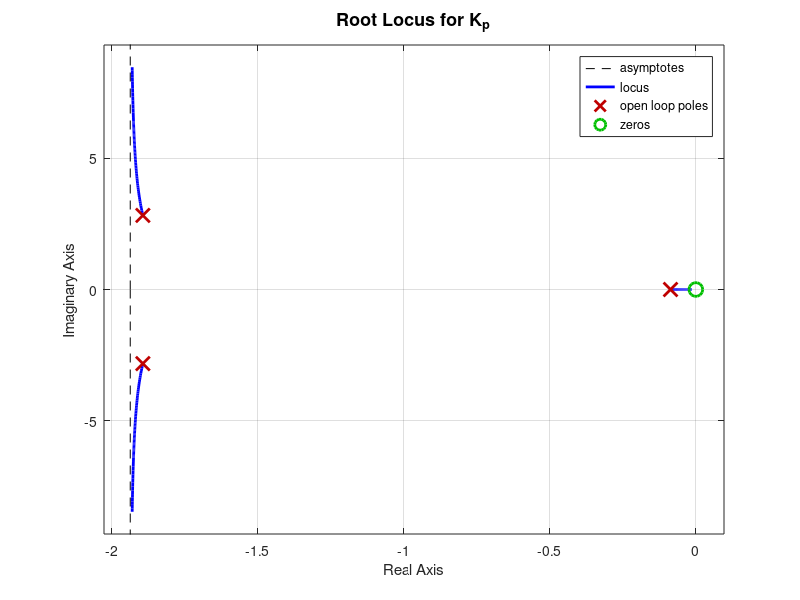
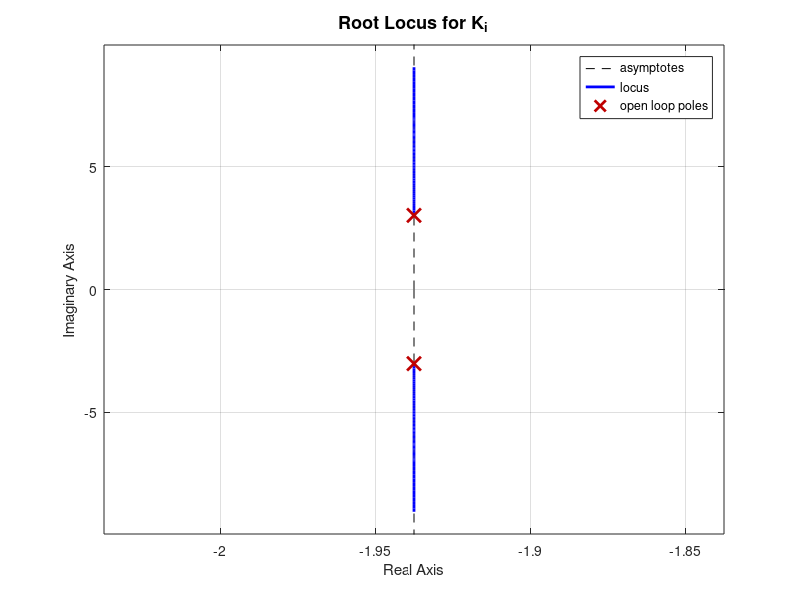
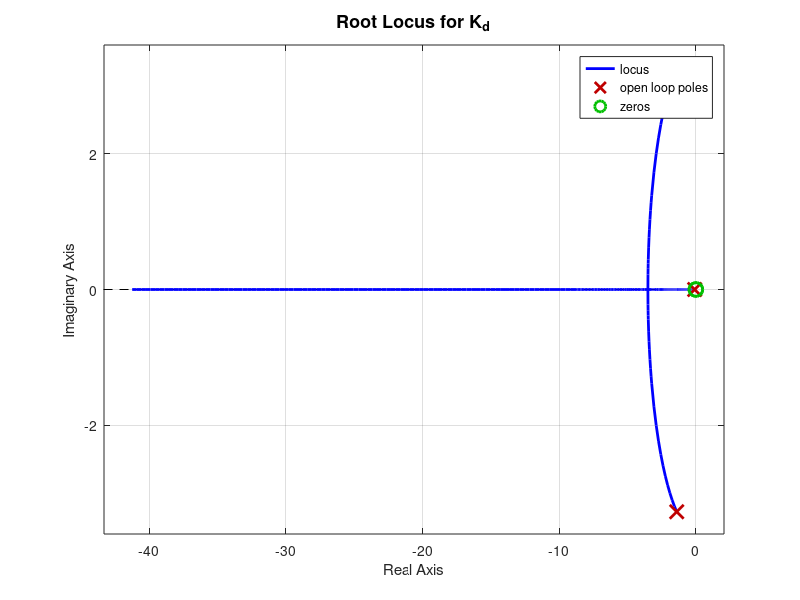
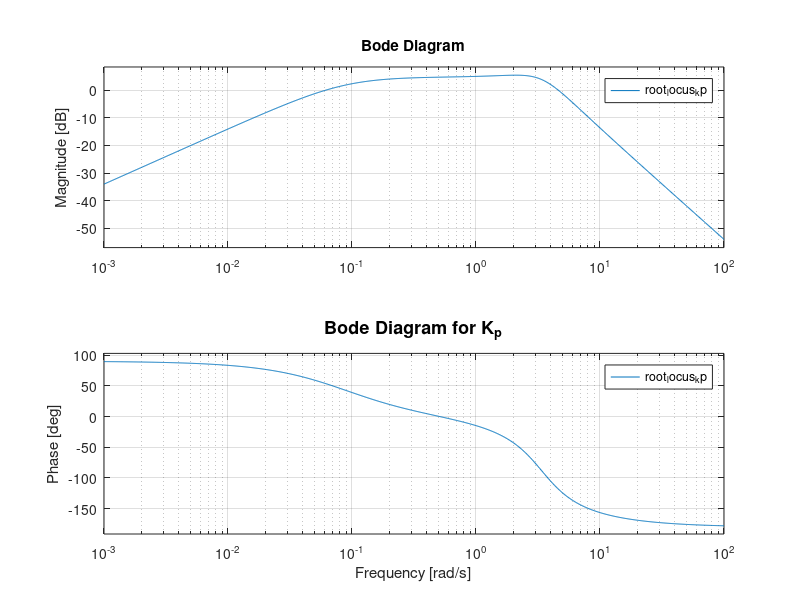

Here is the MATLAB script that generated these plots, in order:
clc, close all


J = 0.05;   % kg.m^2
b = 0.05;   % motor viscousfriction
K_e = 0.5;   % V/rad/sec (electromotiveforceconstant)  
K_t = 0.8;   % N.m/Amp  (motor torqueconstant)  
R = 1.5;    % Ohm
L = 0.8;    % H

% syms s
s = tf('s');

root_locus_kp = 20*s/(s^3 + 3.875*s^2 + 11.87*s + 1);

figure(1), set(gcf, 'Color', 'w')
rlocus(root_locus_kp)
title("Root Locus for K_{p}","FontSize",13)

root_locus_ki = 20/(s^2 + 3.875*s + 12.87);

figure(2), set(gcf, 'Color', 'w')
rlocus(root_locus_ki);
title("Root Locus for K_{i}","FontSize",13)

root_locus_kd = 20*s^2/(s^3 + 2.875*s^2 + 12.87*s + 1);

figure(3), set(gcf, 'Color', 'w')
rlocus(root_locus_kd);
title("Root Locus for K_{d}","FontSize",13)

figure(4), set(gcf, 'Color', 'w')
bode(root_locus_kp)
title("Bode Diagram for K_{p}","FontSize",13)

figure(5), set(gcf, 'Color', 'w')
bode(root_locus_ki)
title("Bode Diagram for K_{i}","FontSize",13)

figure(6), set(gcf, 'Color', 'w')
bode(root_locus_kd)
title("Bode Diagram for K_{d}","FontSize",13)
